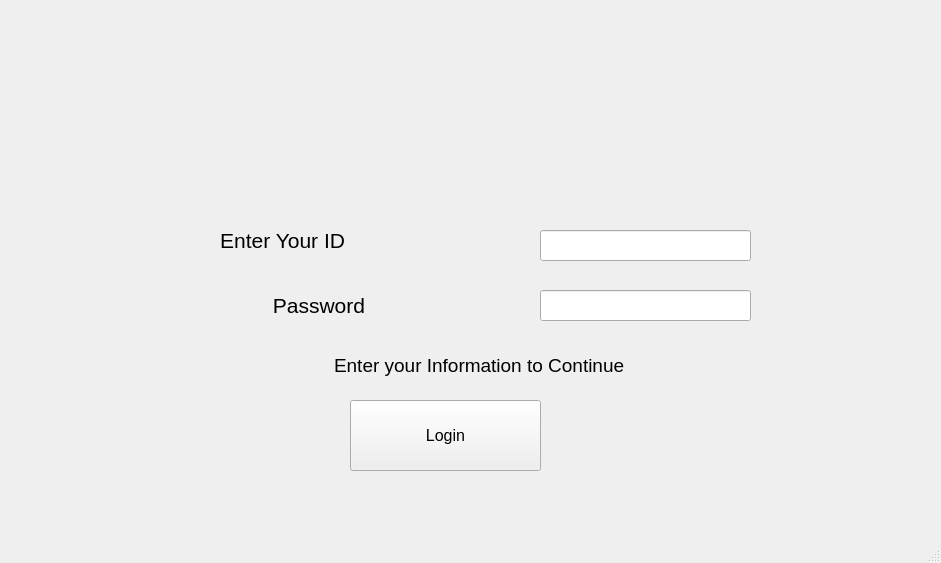
<?xml version="1.0" encoding="UTF-8"?>
<ui version="4.0">
 <class>Blackstone</class>
 <widget class="QMainWindow" name="Blackstone">
  <property name="geometry">
   <rect>
    <x>0</x>
    <y>0</y>
    <width>941</width>
    <height>563</height>
   </rect>
  </property>
  <property name="font">
   <font>
    <pointsize>12</pointsize>
   </font>
  </property>
  <property name="windowTitle">
   <string>Blackstone</string>
  </property>
  <widget class="QWidget" name="centralwidget">
   <widget class="QStackedWidget" name="stackedWidget">
    <property name="geometry">
     <rect>
      <x>20</x>
      <y>10</y>
      <width>901</width>
      <height>501</height>
     </rect>
    </property>
    <property name="currentIndex">
     <number>0</number>
    </property>
    <widget class="QWidget" name="page">
     <widget class="QLineEdit" name="IDInput">
      <property name="geometry">
       <rect>
        <x>520</x>
        <y>220</y>
        <width>211</width>
        <height>31</height>
       </rect>
      </property>
     </widget>
     <widget class="QLabel" name="LogLable">
      <property name="geometry">
       <rect>
        <x>314</x>
        <y>340</y>
        <width>361</width>
        <height>31</height>
       </rect>
      </property>
      <property name="font">
       <font>
        <pointsize>14</pointsize>
       </font>
      </property>
      <property name="text">
       <string>Enter your Information to Continue</string>
      </property>
     </widget>
     <widget class="QPushButton" name="loginButton">
      <property name="geometry">
       <rect>
        <x>330</x>
        <y>390</y>
        <width>191</width>
        <height>71</height>
       </rect>
      </property>
      <property name="text">
       <string>Login</string>
      </property>
     </widget>
     <widget class="QLabel" name="label">
      <property name="geometry">
       <rect>
        <x>160</x>
        <y>200</y>
        <width>211</width>
        <height>61</height>
       </rect>
      </property>
      <property name="text">
       <string>&lt;html&gt;&lt;head/&gt;&lt;body&gt;&lt;p align=&quot;center&quot;&gt;&lt;span style=&quot; font-size:16pt;&quot;&gt;	Enter Your ID	&lt;/span&gt;&lt;/p&gt;&lt;/body&gt;&lt;/html&gt;</string>
      </property>
     </widget>
     <widget class="QLineEdit" name="passwordInput">
      <property name="geometry">
       <rect>
        <x>520</x>
        <y>280</y>
        <width>211</width>
        <height>31</height>
       </rect>
      </property>
      <property name="echoMode">
       <enum>QLineEdit::Password</enum>
      </property>
     </widget>
     <widget class="QLabel" name="label_2">
      <property name="geometry">
       <rect>
        <x>224</x>
        <y>270</y>
        <width>121</width>
        <height>51</height>
       </rect>
      </property>
      <property name="text">
       <string>&lt;html&gt;&lt;head/&gt;&lt;body&gt;&lt;p align=&quot;right&quot;&gt;&lt;span style=&quot; font-size:16pt;&quot;&gt;Password&lt;/span&gt;&lt;/p&gt;&lt;/body&gt;&lt;/html&gt;</string>
      </property>
     </widget>
     <widget class="QLabel" name="label_31">
      <property name="geometry">
       <rect>
        <x>240</x>
        <y>40</y>
        <width>391</width>
        <height>141</height>
       </rect>
      </property>
      <property name="text">
       <string/>
      </property>
     </widget>
    </widget>
    <widget class="QWidget" name="page_2">
     <widget class="QLabel" name="userLable2">
      <property name="geometry">
       <rect>
        <x>290</x>
        <y>40</y>
        <width>341</width>
        <height>61</height>
       </rect>
      </property>
      <property name="font">
       <font>
        <pointsize>20</pointsize>
       </font>
      </property>
      <property name="text">
       <string>Welcome UserName</string>
      </property>
     </widget>
     <widget class="QPushButton" name="CoffeePop">
      <property name="geometry">
       <rect>
        <x>90</x>
        <y>160</y>
        <width>311</width>
        <height>191</height>
       </rect>
      </property>
      <property name="font">
       <font>
        <pointsize>16</pointsize>
       </font>
      </property>
      <property name="text">
       <string>Coffee By Popularity</string>
      </property>
     </widget>
     <widget class="QPushButton" name="pushButton_2">
      <property name="geometry">
       <rect>
        <x>460</x>
        <y>160</y>
        <width>301</width>
        <height>191</height>
       </rect>
      </property>
      <property name="font">
       <font>
        <pointsize>16</pointsize>
       </font>
      </property>
      <property name="text">
       <string>Create Custom Coffee</string>
      </property>
     </widget>
     <widget class="QPushButton" name="pushButton_6">
      <property name="geometry">
       <rect>
        <x>342</x>
        <y>427</y>
        <width>171</width>
        <height>51</height>
       </rect>
      </property>
      <property name="font">
       <font>
        <pointsize>14</pointsize>
       </font>
      </property>
      <property name="text">
       <string>Log Out</string>
      </property>
     </widget>
    </widget>
    <widget class="QWidget" name="page_3">
     <widget class="QLabel" name="label_4">
      <property name="geometry">
       <rect>
        <x>50</x>
        <y>40</y>
        <width>181</width>
        <height>51</height>
       </rect>
      </property>
      <property name="font">
       <font>
        <pointsize>16</pointsize>
       </font>
      </property>
      <property name="text">
       <string>Roast Intensity</string>
      </property>
     </widget>
     <widget class="QLabel" name="label_5">
      <property name="geometry">
       <rect>
        <x>370</x>
        <y>10</y>
        <width>81</width>
        <height>41</height>
       </rect>
      </property>
      <property name="font">
       <font>
        <pointsize>10</pointsize>
       </font>
      </property>
      <property name="text">
       <string>Light</string>
      </property>
     </widget>
     <widget class="QLabel" name="label_6">
      <property name="geometry">
       <rect>
        <x>720</x>
        <y>10</y>
        <width>81</width>
        <height>41</height>
       </rect>
      </property>
      <property name="font">
       <font>
        <pointsize>10</pointsize>
       </font>
      </property>
      <property name="text">
       <string>Dark</string>
      </property>
     </widget>
     <widget class="QSlider" name="horizontalSlider">
      <property name="geometry">
       <rect>
        <x>370</x>
        <y>60</y>
        <width>391</width>
        <height>22</height>
       </rect>
      </property>
      <property name="maximum">
       <number>100</number>
      </property>
      <property name="orientation">
       <enum>Qt::Horizontal</enum>
      </property>
     </widget>
     <widget class="QLabel" name="label_7">
      <property name="geometry">
       <rect>
        <x>90</x>
        <y>110</y>
        <width>91</width>
        <height>51</height>
       </rect>
      </property>
      <property name="font">
       <font>
        <pointsize>16</pointsize>
       </font>
      </property>
      <property name="text">
       <string>Dairy</string>
      </property>
     </widget>
     <widget class="QPushButton" name="noneButton">
      <property name="geometry">
       <rect>
        <x>370</x>
        <y>120</y>
        <width>131</width>
        <height>28</height>
       </rect>
      </property>
      <property name="text">
       <string>None</string>
      </property>
     </widget>
     <widget class="QPushButton" name="skimButton">
      <property name="geometry">
       <rect>
        <x>520</x>
        <y>120</y>
        <width>131</width>
        <height>28</height>
       </rect>
      </property>
      <property name="text">
       <string>Skim</string>
      </property>
     </widget>
     <widget class="QPushButton" name="fatButton">
      <property name="geometry">
       <rect>
        <x>670</x>
        <y>120</y>
        <width>131</width>
        <height>28</height>
       </rect>
      </property>
      <property name="text">
       <string>Whole Fat</string>
      </property>
     </widget>
     <widget class="QSlider" name="horizontalSlider_2">
      <property name="geometry">
       <rect>
        <x>370</x>
        <y>220</y>
        <width>391</width>
        <height>22</height>
       </rect>
      </property>
      <property name="minimum">
       <number>196</number>
      </property>
      <property name="maximum">
       <number>206</number>
      </property>
      <property name="orientation">
       <enum>Qt::Horizontal</enum>
      </property>
     </widget>
     <widget class="QLabel" name="label_8">
      <property name="geometry">
       <rect>
        <x>720</x>
        <y>170</y>
        <width>81</width>
        <height>41</height>
       </rect>
      </property>
      <property name="font">
       <font>
        <pointsize>10</pointsize>
       </font>
      </property>
      <property name="text">
       <string>206 °F</string>
      </property>
     </widget>
     <widget class="QLabel" name="label_9">
      <property name="geometry">
       <rect>
        <x>370</x>
        <y>170</y>
        <width>81</width>
        <height>41</height>
       </rect>
      </property>
      <property name="font">
       <font>
        <pointsize>10</pointsize>
       </font>
      </property>
      <property name="text">
       <string>196 °F</string>
      </property>
     </widget>
     <widget class="QLabel" name="label_10">
      <property name="geometry">
       <rect>
        <x>50</x>
        <y>200</y>
        <width>231</width>
        <height>51</height>
       </rect>
      </property>
      <property name="font">
       <font>
        <pointsize>16</pointsize>
       </font>
      </property>
      <property name="text">
       <string>Water Temperature</string>
      </property>
     </widget>
     <widget class="QPushButton" name="ContinueBtn">
      <property name="geometry">
       <rect>
        <x>770</x>
        <y>450</y>
        <width>111</width>
        <height>41</height>
       </rect>
      </property>
      <property name="text">
       <string>Continue</string>
      </property>
     </widget>
     <widget class="QLabel" name="label_11">
      <property name="geometry">
       <rect>
        <x>60</x>
        <y>290</y>
        <width>101</width>
        <height>41</height>
       </rect>
      </property>
      <property name="font">
       <font>
        <pointsize>12</pointsize>
       </font>
      </property>
      <property name="text">
       <string>Flavors</string>
      </property>
     </widget>
     <widget class="QComboBox" name="comboBox">
      <property name="geometry">
       <rect>
        <x>40</x>
        <y>350</y>
        <width>131</width>
        <height>31</height>
       </rect>
      </property>
     </widget>
     <widget class="QLabel" name="label_12">
      <property name="geometry">
       <rect>
        <x>290</x>
        <y>280</y>
        <width>131</width>
        <height>41</height>
       </rect>
      </property>
      <property name="font">
       <font>
        <pointsize>12</pointsize>
       </font>
      </property>
      <property name="text">
       <string>Sweeteners</string>
      </property>
     </widget>
     <widget class="QPushButton" name="ContinueBtn_2">
      <property name="geometry">
       <rect>
        <x>30</x>
        <y>450</y>
        <width>111</width>
        <height>41</height>
       </rect>
      </property>
      <property name="text">
       <string>Back</string>
      </property>
     </widget>
     <widget class="QComboBox" name="comboBox_2">
      <property name="geometry">
       <rect>
        <x>280</x>
        <y>350</y>
        <width>131</width>
        <height>31</height>
       </rect>
      </property>
     </widget>
    </widget>
    <widget class="QWidget" name="page_4">
     <widget class="QLabel" name="label_13">
      <property name="geometry">
       <rect>
        <x>370</x>
        <y>70</y>
        <width>141</width>
        <height>71</height>
       </rect>
      </property>
      <property name="font">
       <font>
        <pointsize>16</pointsize>
       </font>
      </property>
      <property name="text">
       <string>WALLET</string>
      </property>
     </widget>
     <widget class="QPushButton" name="pushButton_5">
      <property name="geometry">
       <rect>
        <x>300</x>
        <y>377</y>
        <width>241</width>
        <height>81</height>
       </rect>
      </property>
      <property name="font">
       <font>
        <pointsize>12</pointsize>
       </font>
      </property>
      <property name="text">
       <string>Payment Confirmed</string>
      </property>
     </widget>
    </widget>
    <widget class="QWidget" name="page_5">
     <widget class="QLabel" name="label_14">
      <property name="geometry">
       <rect>
        <x>380</x>
        <y>80</y>
        <width>211</width>
        <height>71</height>
       </rect>
      </property>
      <property name="font">
       <font>
        <pointsize>18</pointsize>
       </font>
      </property>
      <property name="text">
       <string>Have A </string>
      </property>
     </widget>
     <widget class="QLabel" name="label_15">
      <property name="geometry">
       <rect>
        <x>250</x>
        <y>150</y>
        <width>211</width>
        <height>71</height>
       </rect>
      </property>
      <property name="font">
       <font>
        <pointsize>18</pointsize>
       </font>
      </property>
      <property name="text">
       <string>Nice Coffee</string>
      </property>
     </widget>
     <widget class="QLabel" name="label_16">
      <property name="geometry">
       <rect>
        <x>484</x>
        <y>155</y>
        <width>341</width>
        <height>61</height>
       </rect>
      </property>
      <property name="font">
       <font>
        <pointsize>18</pointsize>
       </font>
      </property>
      <property name="text">
       <string>USERName</string>
      </property>
     </widget>
    </widget>
    <widget class="QWidget" name="page_6">
     <widget class="QListWidget" name="listWidget">
      <property name="geometry">
       <rect>
        <x>160</x>
        <y>0</y>
        <width>571</width>
        <height>361</height>
       </rect>
      </property>
     </widget>
     <widget class="QCheckBox" name="lightCheck">
      <property name="geometry">
       <rect>
        <x>150</x>
        <y>390</y>
        <width>131</width>
        <height>31</height>
       </rect>
      </property>
      <property name="text">
       <string>Light</string>
      </property>
     </widget>
     <widget class="QCheckBox" name="DarkCheck">
      <property name="geometry">
       <rect>
        <x>150</x>
        <y>430</y>
        <width>131</width>
        <height>31</height>
       </rect>
      </property>
      <property name="text">
       <string>Dark</string>
      </property>
     </widget>
     <widget class="QCheckBox" name="coldCheck">
      <property name="geometry">
       <rect>
        <x>390</x>
        <y>390</y>
        <width>131</width>
        <height>31</height>
       </rect>
      </property>
      <property name="text">
       <string>196 F</string>
      </property>
     </widget>
     <widget class="QCheckBox" name="hotCheck">
      <property name="geometry">
       <rect>
        <x>390</x>
        <y>430</y>
        <width>131</width>
        <height>31</height>
       </rect>
      </property>
      <property name="text">
       <string>206 F</string>
      </property>
     </widget>
     <widget class="QCheckBox" name="nodairyCheck">
      <property name="geometry">
       <rect>
        <x>630</x>
        <y>380</y>
        <width>131</width>
        <height>31</height>
       </rect>
      </property>
      <property name="text">
       <string>No Dairy</string>
      </property>
     </widget>
     <widget class="QCheckBox" name="skimCheck">
      <property name="geometry">
       <rect>
        <x>630</x>
        <y>420</y>
        <width>131</width>
        <height>31</height>
       </rect>
      </property>
      <property name="text">
       <string>Skim</string>
      </property>
     </widget>
     <widget class="QCheckBox" name="wholeCheck">
      <property name="geometry">
       <rect>
        <x>630</x>
        <y>460</y>
        <width>131</width>
        <height>31</height>
       </rect>
      </property>
      <property name="text">
       <string>Whole Milk</string>
      </property>
     </widget>
     <widget class="QPushButton" name="pushButton">
      <property name="geometry">
       <rect>
        <x>360</x>
        <y>470</y>
        <width>131</width>
        <height>28</height>
       </rect>
      </property>
      <property name="text">
       <string>Update</string>
      </property>
     </widget>
     <widget class="QPushButton" name="pushButton_4">
      <property name="geometry">
       <rect>
        <x>50</x>
        <y>470</y>
        <width>131</width>
        <height>28</height>
       </rect>
      </property>
      <property name="text">
       <string>Back</string>
      </property>
     </widget>
    </widget>
   </widget>
  </widget>
  <widget class="QStatusBar" name="statusbar"/>
 </widget>
 <tabstops>
  <tabstop>IDInput</tabstop>
  <tabstop>passwordInput</tabstop>
  <tabstop>loginButton</tabstop>
  <tabstop>CoffeePop</tabstop>
  <tabstop>pushButton_2</tabstop>
 </tabstops>
 <resources/>
 <connections/>
</ui>
